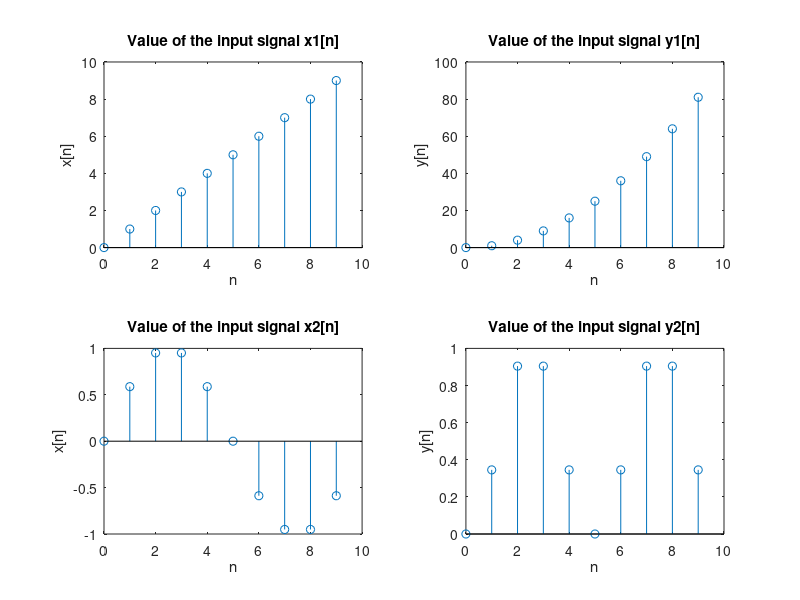

MATLAB code for this plot:
% Mamadou Kaba 27070179
% Lab 1 Question 1 

clc;clear;close all;

n=0:9;

x1=n;
y1=x1.^2;

x2=sin(2*pi*n/10);
y2=x2.^2;



subplot(2,2,1)
stem(n,x1)
title('Value of the input signal x1[n]')
xlabel('n')
ylabel('x[n]')

subplot(2,2,2)
stem(n,y1)
title('Value of the input signal y1[n]')
xlabel('n')
ylabel('y[n]')

subplot(2,2,3)
stem(n,x2)
title('Value of the input signal x2[n]')
xlabel('n')
ylabel('x[n]')

subplot(2,2,4)
stem(n,y2)
title('Value of the input signal y2[n]')
xlabel('n')
ylabel('y[n]')

total_energy_x1=0;

for i=x1
    total_energy_x1 = total_energy_x1 + i.^2;
end

disp('The total energy in the signal x1[n] is: ')
disp (total_energy_x1)

total_energy_y1=0;

for i=y1
    total_energy_y1 = total_energy_y1 + i.^2;
end

disp('The total energy in the signal y1[n] is: ')
disp (total_energy_y1)

total_energy_x2=0;

for i=x2
    total_energy_x2 = total_energy_x2 + i.^2;
end

disp('The total energy in the signal x2[n] is: ')
disp (total_energy_x2)

total_energy_y2=0;

for i=y2
    total_energy_y2 = total_energy_y2 + i.^2;
end

disp('The total energy in the signal y2[n] is: ')
disp (total_energy_y2)
